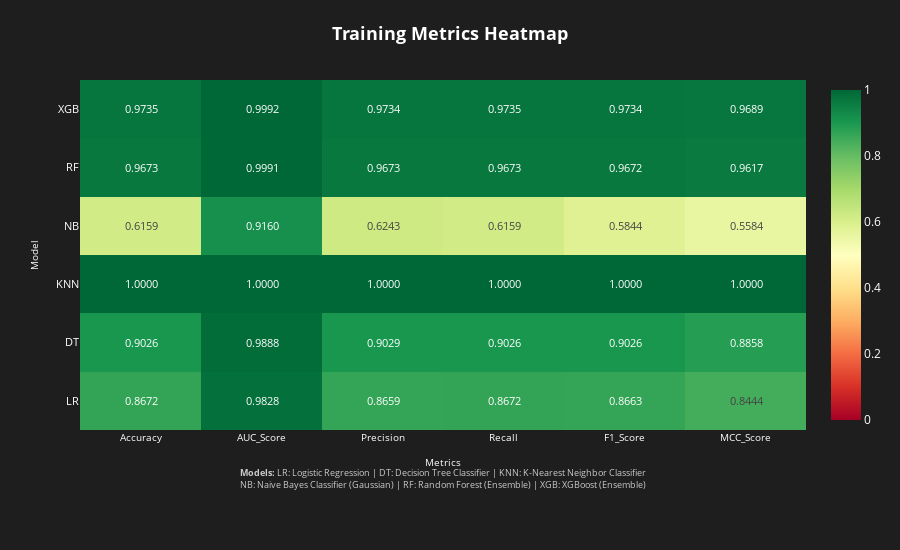

Notebook code for this chart:
### Code cell
# =============================================================================
# Heatmap Visualization (Plotly - Interactive HTML)
# =============================================================================

fig_train_heatmap = go.Figure(data=go.Heatmap(
    z=train_comparison_df[metrics_to_plot].values,
    x=metrics_to_plot,
    y=short_model_names,
    text=[[f'{val:.4f}' for val in row] for row in train_comparison_df[metrics_to_plot].values],
    texttemplate='%{text}',
    textfont=dict(size=11),
    colorscale='RdYlGn',
    zmin=0, zmax=1,
    hovertemplate='Model: %{customdata}<br>Metric: %{x}<br>Score: %{z:.4f}<extra></extra>',
    customdata=[[name]*len(metrics_to_plot) for name in model_names_list]
))

fig_train_heatmap.update_layout(
    title=dict(text='<b>Training Metrics Heatmap</b>', font=dict(size=18, color='white'), x=0.5),
    height=550,
    template='plotly_dark',
    paper_bgcolor='#1e1e1e',
    plot_bgcolor='#2d2d2d',
    font=dict(color='white'),
    xaxis=dict(
        title=dict(text='Metrics', font=dict(size=10)),
        tickangle=0, 
        tickfont=dict(size=10)
    ),
    yaxis=dict(
        title=dict(text='Model', font=dict(size=10)),
        tickfont=dict(size=11)
    ),
    margin=dict(l=80, r=40, t=80, b=120)
)

fig_train_heatmap.add_annotation(
    text=f"<b>Models:</b> {legend_line1}<br>{legend_line2}",
    xref="paper", yref="paper",
    x=0.5, y=-0.18,
    showarrow=False,
    font=dict(size=9, color='#cccccc'),
    align="center"
)

fig_train_heatmap.write_html(f'{REPORTS_DIR}/{DATASET_NAME}_training_metrics_heatmap.html')
fig_train_heatmap.show()
print(f"Training heatmap saved to '{REPORTS_DIR}/{DATASET_NAME}_training_metrics_heatmap.html'")

### Figure 1 — Plotly figure (JSON) as saved in the notebook; plotly's stock layout.template omitted (floating-point values rounded to 4 significant figures)
{"data": [{"colorscale": [[0, "rgb(165,0,38)"], [0.1, "rgb(215,48,39)"], [0.2, "rgb(244,109,67)"], [0.3, "rgb(253,174,97)"], [0.4, "rgb(254,224,139)"], [0.5, "rgb(255,255,191)"], [0.6, "rgb(217,239,139)"], [0.7, "rgb(166,217,106)"], [0.8, "rgb(102,189,99)"], [0.9, "rgb(26,152,80)"], [1, "rgb(0,104,55)"]], "customdata": [["Logistic Regression", "Logistic Regression", "Logistic Regression", "Logistic Regression", "Logistic Regression", "Logistic Regression"], ["Decision Tree Classifier", "Decision Tree Classifier", "Decision Tree Classifier", "Decision Tree Classifier", "Decision Tree Classifier", "Decision Tree Classifier"], ["K-Nearest Neighbor Classifier", "K-Nearest Neighbor Classifier", "K-Nearest Neighbor Classifier", "K-Nearest Neighbor Classifier", "K-Nearest Neighbor Classifier", "K-Nearest Neighbor Classifier"], ["Naive Bayes Classifier (Gaussian)", "Naive Bayes Classifier (Gaussian)", "Naive Bayes Classifier (Gaussian)", "Naive Bayes Classifier (Gaussian)", "Naive Bayes Classifier (Gaussian)", "Naive Bayes Classifier (Gaussian)"], ["Random Forest (Ensemble)", "Random Forest (Ensemble)", "Random Forest (Ensemble)", "Random Forest (Ensemble)", "Random Forest (Ensemble)", "Random Forest (Ensemble)"], ["XGBoost (Ensemble)", "XGBoost (Ensemble)", "XGBoost (Ensemble)", "XGBoost (Ensemble)", "XGBoost (Ensemble)", "XGBoost (Ensemble)"]], "hovertemplate": "Model: %{customdata}<br>Metric: %{x}<br>Score: %{z:.4f}<extra></extra>", "text": [["0.8672", "0.9828", "0.8659", "0.8672", "0.8663", "0.8444"], ["0.9026", "0.9888", "0.9029", "0.9026", "0.9026", "0.8858"], ["1.0000", "1.0000", "1.0000", "1.0000", "1.0000", "1.0000"], ["0.6159", "0.9160", "0.6243", "0.6159", "0.5844", "0.5584"], ["0.9673", "0.9991", "0.9673", "0.9673", "0.9672", "0.9617"], ["0.9735", "0.9992", "0.9734", "0.9735", "0.9734", "0.9689"]], "textfont": {"size": 11}, "texttemplate": "%{text}", "type": "heatmap", "x": ["Accuracy", "AUC_Score", "Precision", "Recall", "F1_Score", "MCC_Score"], "y": ["LR", "DT", "KNN", "NB", "RF", "XGB"], "z": [[0.8672, 0.9828, 0.8659, 0.8672, 0.8663, 0.8444], [0.9026, 0.9888, 0.9029, 0.9026, 0.9026, 0.8858], [1.0, 1.0, 1.0, 1.0, 1.0, 1.0], [0.6159, 0.916, 0.6243, 0.6159, 0.5844, 0.5584], [0.9673, 0.9991, 0.9673, 0.9673, 0.9672, 0.9617], [0.9735, 0.9992, 0.9734, 0.9735, 0.9734, 0.9689]], "zmax": 1, "zmin": 0}], "layout": {"annotations": [{"align": "center", "font": {"color": "#cccccc", "size": 9}, "showarrow": false, "text": "<b>Models:</b> LR: Logistic Regression | DT: Decision Tree Classifier | KNN: K-Nearest Neighbor Classifier<br>NB: Naive Bayes Classifier (Gaussian) | RF: Random Forest (Ensemble) | XGB: XGBoost (Ensemble)", "x": 0.5, "xref": "paper", "y": -0.18, "yref": "paper"}], "font": {"color": "white"}, "height": 550, "margin": {"b": 120, "l": 80, "r": 40, "t": 80}, "paper_bgcolor": "#1e1e1e", "plot_bgcolor": "#2d2d2d", "title": {"font": {"color": "white", "size": 18}, "text": "<b>Training Metrics Heatmap</b>", "x": 0.5}, "xaxis": {"tickangle": 0, "tickfont": {"size": 10}, "title": {"font": {"size": 10}, "text": "Metrics"}}, "yaxis": {"tickfont": {"size": 11}, "title": {"font": {"size": 10}, "text": "Model"}}}}
